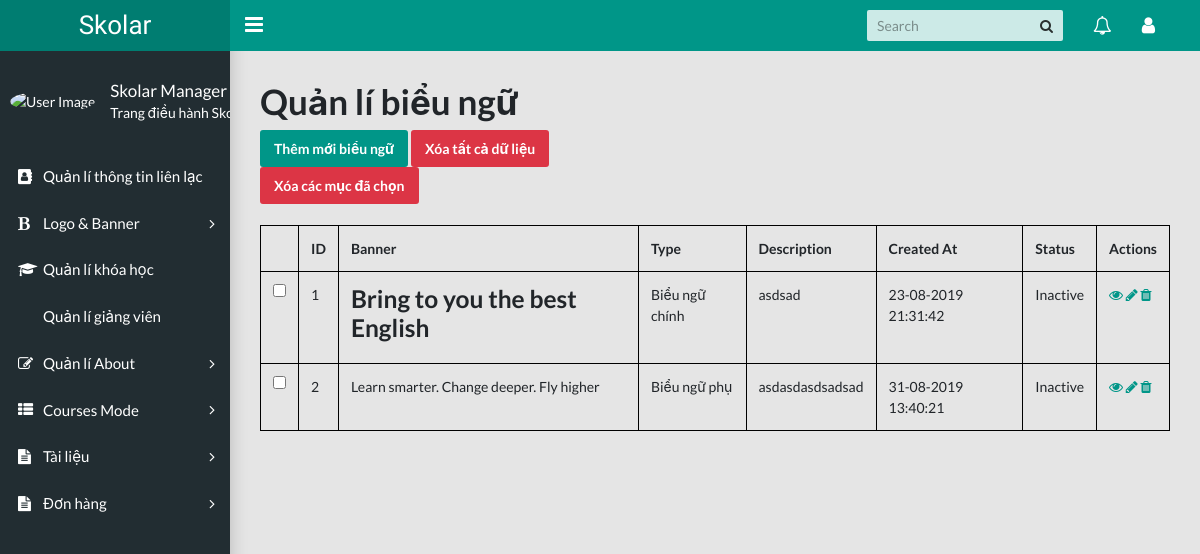
/backend/index.php?controller=banner&action=index, run on the app's committed database.
### tables this page shows
CREATE TABLE `banners`  (
  `id` int(11) NOT NULL AUTO_INCREMENT,
  `banner` text NOT NULL,
  `type` tinyint(4) NOT NULL,
  `description` text NULL,
  `created_at` timestamp(0) NULL DEFAULT current_timestamp(0),
  `status` tinyint(4) NULL DEFAULT NULL,
  PRIMARY KEY (`id`) USING BTREE
);

### backend/controllers/BannerController.php (called while the page is built, shortened)
<?php
require_once "models/Banner.php";
class BannerController extends Controller
{
    public function index()
    {
        $bannerModel = new Banner();
        $banners = $bannerModel->getAll();
        require_once "views/homes/banners/index.php";
    }
}

### backend/index.php (called while the page is built, shortened)
<?php
$action=isset($_GET['action'])? $_GET['action']: "index";
$object=new $controllerClass;
$object->$action();
?>

### backend/models/Banner.php (called while the page is built, shortened)
<?php
class Banner extends Model
{
    public function getAll()
    {
        $connection = $this->openConnection();
        $querySelect = "SELECT * FROM banners";
        $isSelect = mysqli_query($connection, $querySelect);
        $banners = [];
        if (mysqli_num_rows($isSelect) > 0) {
            $banners = mysqli_fetch_all($isSelect, MYSQLI_ASSOC);
        }
        return $banners;
    }
}

### backend/views/homes/banners/index.php (the view, shortened to what this page needs)
<?php require_once "views/layouts/header.php";?>
<main class="app-content">
    <h1>Quản lí biểu ngữ</h1>
    <a class="btn btn-primary" href="index.php?controller=banner&action=create">Thêm mới biểu ngữ</a>
    <a class="btn btn-danger" href="index.php?controller=banner&action=deleteAll" onclick="return confirm('Bạn có chắc muốn xóa hết tất cả dữ liệu không?')">Xóa tất cả dữ liệu </a>
        <form method="post" enctype="multipart/form-data" action="index.php?controller=banner&action=deleteChecked">
            <input type="submit" name="checkedValueSubmit" class="btn btn-danger" value="Xóa các mục đã chọn" onclick="return confirm('Bạn có chắc muốn xóa những mục này không?')" >
            <br>
            <br>
            <table class="table">
                <tr>
                    <th></th>
                    <th>ID</th>
                    <th>Banner</th>
                    <th>Type</th>
                    <th>Description</th>
                    <th>Created At</th>
                    <th>Status</th>
                    <th>Actions</th>
                </tr>
                <?php if (!empty($banners)): ?>
                    <?php foreach ($banners as $banner): ?>
                        <tr>
                            <td><input type="checkbox" name="tickButton[]" class="form-control" value="<?php echo $banner['id'];?>"></td>
                            <td><?php echo $banner['id'];?></td>
                            <td><?php echo $banner['banner'];?></td>
                            <td>
                                <?php
                                switch ($banner['type']){
                                    case Banner::BANNER_MAIN: echo "Biểu ngữ chính";
                                        break;
                                    case Banner::BANNER_EXTRA: echo "Biểu ngữ phụ";
                                        break;
                                }
                                ?>
                            </td>
                            <td><?php echo $banner['description'];?></td>
                            <td><?php echo date('d-m-Y H:i:s',strtotime($banner['created_at']));?></td>
                            <td>
                                <?php
                                switch ($banner['status']){
                                    case Banner::STATUS_DISABLED: echo "Inactive";
                                        break;
                                }
                                ?>
                            </td>
                            <td>
                                <?php
                                $urlDetail="index.php?controller=banner&action=detail&id=".$banner['id'];
                                $urlUpdate="index.php?controller=banner&action=update&id=".$banner['id'];
                                $urlDelete="index.php?controller=banner&action=delete&id=".$banner['id'];
                                        ?>
                                <a href="<?php echo $urlDetail?>"><i class="fa fa-eye"></i></a>
                                <a href="<?php echo $urlUpdate?>"><i class="fa fa-pencil"></i></a>
                                <a href="<?php echo $urlDelete?>" onclick="return confirm('Bạn có chắc muốn xóa bản ghi này ko?')"><i class="fa fa-trash"></i></a>
                            </td>
                        </tr>
                    <?php endforeach; ?>
                <?php else:?>
                    <tr>
                        <td colspan="8" style="text-align: center">Không có dữ liệu nào</td>
                    </tr>
                <?php endif; ?>
            </table>
        </form>
</main>
<?php require_once "views/layouts/footer.php";?>

### data on the page
banners: id "1", banner "Bring to you the best English", type "Biểu ngữ chính", description "asdsad", created_at "23-08-2019 21:31:42", status "Inactive"
banners: id "2", banner "Learn smarter. Change deeper. Fly higher", type "Biểu ngữ phụ", description "asdasdasdsadsad", created_at "31-08-2019 13:40:21", status "Inactive"
